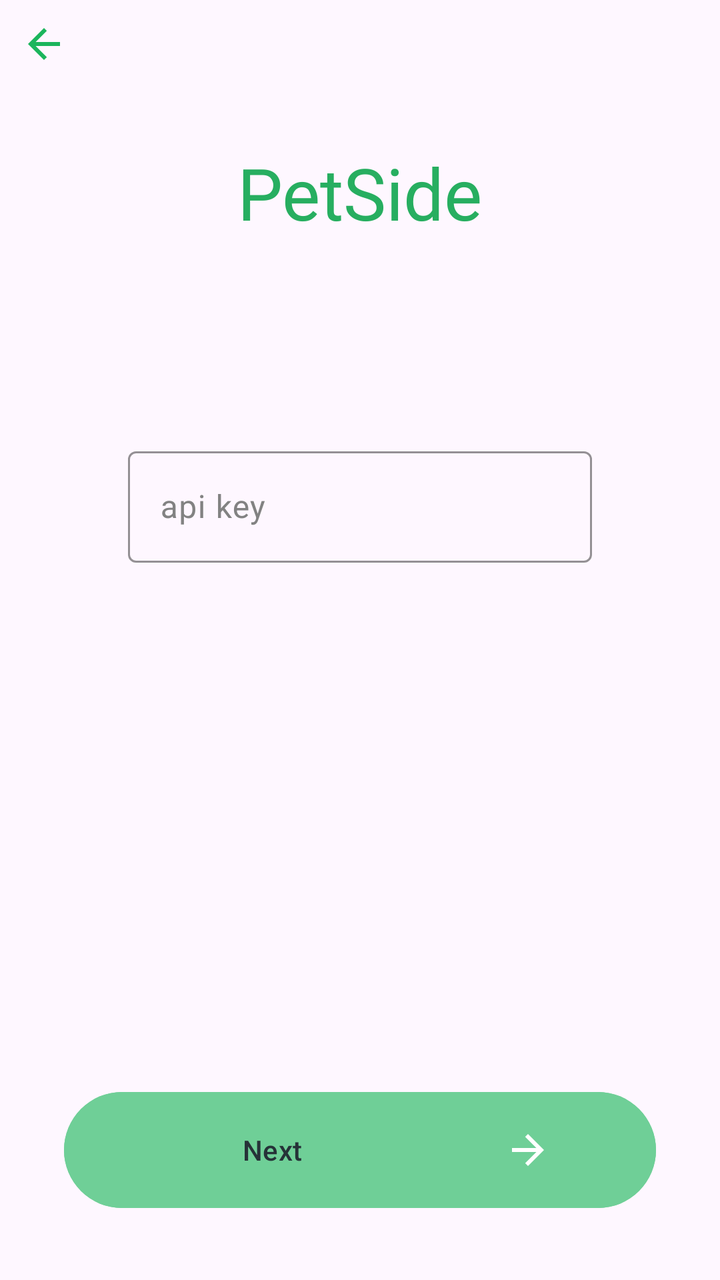
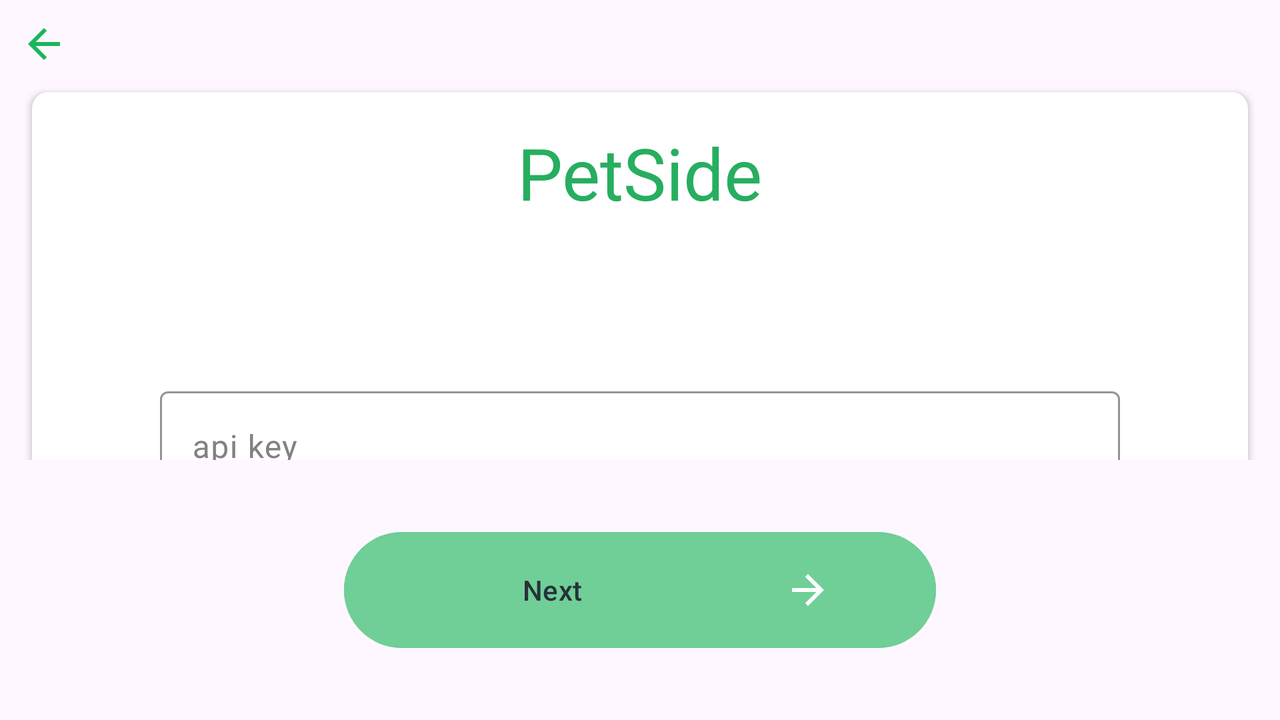

The same Android screen from two of the app's own layout files: first res/layout/ as a phone draws it, then the repository's variant for another configuration, drawn on a device whose configuration selects that folder. Both files follow.
<!-- AndroidManifest.xml: application theme Theme.PetSide -->
<!-- res/layout/fragment_auth_api_key.xml -->
<?xml version="1.0" encoding="utf-8"?>
<androidx.constraintlayout.widget.ConstraintLayout
    xmlns:android="http://schemas.android.com/apk/res/android"
    xmlns:tools="http://schemas.android.com/tools"
    xmlns:app="http://schemas.android.com/apk/res-auto"

    android:id="@+id/root_auth_api_key"

    android:layout_width="match_parent"
    android:layout_height="match_parent"

    tools:context=".AuthApiKeyFragment"

    android:orientation="vertical">

    <ImageButton
        android:id="@+id/up_button_auth_api_key"

        android:layout_width="16dp"
        android:layout_height="16dp"
        app:layout_constraintTop_toTopOf="parent"
        app:layout_constraintStart_toStartOf="parent"
        android:layout_marginTop="14dp"
        android:layout_marginStart="14dp"

        app:srcCompat="@drawable/ic_arrow_left"
        android:contentDescription="@string/up_button"
        android:background="@android:color/transparent" />

    <include
        android:id="@+id/app_name_auth_api_key"

        android:layout_width="wrap_content"
        android:layout_height="wrap_content"
        app:layout_constraintTop_toTopOf="parent"
        app:layout_constraintEnd_toEndOf="parent"
        app:layout_constraintStart_toStartOf="parent"
        android:layout_marginTop="72dp"
        android:layout_marginEnd="40dp"
        android:layout_marginStart="40dp"

        layout="@layout/app_name" />

    <com.google.android.material.textfield.TextInputLayout
        android:id="@+id/api_key_field_auth_api_key"

        android:layout_width="0dp"
        android:layout_height="wrap_content"
        app:layout_constraintTop_toBottomOf="@id/app_name_auth_api_key"
        app:layout_constraintEnd_toEndOf="parent"
        app:layout_constraintStart_toStartOf="parent"
        android:layout_marginTop="100dp"
        android:layout_marginEnd="64dp"
        android:layout_marginStart="64dp"

        android:hint="@string/api_key"
        app:boxStrokeColor="@color/grey"
        app:boxStrokeErrorColor="@color/red"
        android:textColorHint="@color/grey_light">

        <com.google.android.material.textfield.TextInputEditText
            android:id="@+id/api_key_auth_api_key"

            android:layout_width="match_parent"
            android:layout_height="wrap_content"

            android:textColor="@color/grey"
            android:singleLine="true" />
    </com.google.android.material.textfield.TextInputLayout>

    <FrameLayout
        android:layout_width="match_parent"
        android:layout_height="wrap_content"
        app:layout_constraintEnd_toEndOf="parent"
        app:layout_constraintBottom_toBottomOf="parent"
        app:layout_constraintStart_toStartOf="parent">

        <include
            android:id="@+id/next_button_auth_api_key"

            android:layout_width="296dp"
            android:layout_height="wrap_content"
            android:layout_marginTop="32dp"
            android:layout_marginBottom="32dp"
            android:layout_gravity="center"

            layout="@layout/next_button" />
    </FrameLayout>
</androidx.constraintlayout.widget.ConstraintLayout>
<!-- res/layout/app_name.xml (included above) -->
<?xml version="1.0" encoding="utf-8"?>
<TextView
    xmlns:android="http://schemas.android.com/apk/res/android"
    xmlns:tools="http://schemas.android.com/tools"

    android:layout_width="wrap_content"
    android:layout_height="wrap_content"

    android:text="@string/app_name"
    android:textSize="36sp"
    android:fontFamily="@font/inter"
    android:textColor="@color/green"

    tools:showIn="@layout/fragment_auth_email_desc" />
<!-- res/layout/next_button.xml (included above) -->
<?xml version="1.0" encoding="utf-8"?>
<Button
    xmlns:android="http://schemas.android.com/apk/res/android"
    xmlns:tools="http://schemas.android.com/tools"

    android:layout_width="match_parent"
    android:layout_height="wrap_content"

    android:text="@string/next"
    android:backgroundTint="@color/green_light"
    android:textColor="@color/grey"
    android:drawableEnd="@drawable/ic_right"
    android:enabled="false"

    tools:showIn="@layout/fragment_auth_email_desc" />
<!-- res/layout/fragment_auth_email_desc.xml (included above) -->
<?xml version="1.0" encoding="utf-8"?>
<androidx.constraintlayout.widget.ConstraintLayout
    xmlns:android="http://schemas.android.com/apk/res/android"
    xmlns:tools="http://schemas.android.com/tools"
    xmlns:app="http://schemas.android.com/apk/res-auto"

    android:id="@+id/root_auth_email_desc"

    android:layout_width="match_parent"
    android:layout_height="match_parent"

    tools:context=".AuthEmailDescFragment"

    android:orientation="vertical">

    <include
        android:id="@+id/app_name_auth_email_desc"

        android:layout_width="wrap_content"
        android:layout_height="wrap_content"
        app:layout_constraintTop_toTopOf="parent"
        app:layout_constraintEnd_toEndOf="parent"
        app:layout_constraintStart_toStartOf="parent"
        android:layout_marginTop="72dp"
        android:layout_marginEnd="40dp"
        android:layout_marginStart="40dp"

        layout="@layout/app_name" />

    <com.google.android.material.textfield.TextInputLayout
        android:id="@+id/email_layout_auth_email_desc"

        android:layout_width="0dp"
        android:layout_height="wrap_content"
        app:layout_constraintTop_toBottomOf="@id/app_name_auth_email_desc"
        app:layout_constraintEnd_toEndOf="parent"
        app:layout_constraintStart_toStartOf="parent"
        android:layout_marginTop="80dp"
        android:layout_marginEnd="64dp"
        android:layout_marginStart="64dp"

        android:hint="@string/email"
        app:boxStrokeColor="@color/grey"
        app:boxStrokeErrorColor="@color/red"
        android:textColorHint="@color/grey_light">

        <com.google.android.material.textfield.TextInputEditText
            android:id="@+id/email_edit_auth_email_desc"

            android:layout_width="match_parent"
            android:layout_height="wrap_content"

            android:textColor="@color/grey"
            android:singleLine="true"
            android:inputType="textEmailAddress" />
    </com.google.android.material.textfield.TextInputLayout>

    <com.google.android.material.textfield.TextInputLayout
        android:id="@+id/desc_layout_auth_email_desc"

        android:layout_width="0dp"
        android:layout_height="wrap_content"
        app:layout_constraintTop_toBottomOf="@id/email_layout_auth_email_desc"
        app:layout_constraintEnd_toEndOf="@id/email_layout_auth_email_desc"
        app:layout_constraintStart_toStartOf="@id/email_layout_auth_email_desc"
        android:layout_marginTop="32dp"

        android:hint="@string/desc"
        app:boxStrokeColor="@color/grey"
        app:boxStrokeErrorColor="@color/red"
        android:textColorHint="@color/grey_light">

        <com.google.android.material.textfield.TextInputEditText
            android:id="@+id/desc_edit_auth_email_desc"

            android:layout_width="match_parent"
            android:layout_height="wrap_content"

            android:textColor="@color/grey"
            android:singleLine="true"/>
    </com.google.android.material.textfield.TextInputLayout>

    <FrameLayout
        android:layout_width="match_parent"
        android:layout_height="wrap_content"
        app:layout_constraintEnd_toEndOf="parent"
        app:layout_constraintBottom_toBottomOf="parent"
        app:layout_constraintStart_toStartOf="parent">

        <include
            android:id="@+id/button_auth_email_desc"

            android:layout_width="296dp"
            android:layout_height="wrap_content"
            android:layout_marginTop="32dp"
            android:layout_marginBottom="32dp"
            android:layout_gravity="center"

            layout="@layout/next_button" />
    </FrameLayout>
</androidx.constraintlayout.widget.ConstraintLayout>
<!-- resources referenced by this layout -->
<resources>
  <color name="green">#27AE60</color>
  <color name="green_light">#6FCF97</color>
  <color name="grey">#263238</color>
  <color name="grey_light">#828282</color>
  <color name="red">#EB5757</color>
  <!-- drawable ic_arrow_left (drawable) -->
  <vector xmlns:android="http://schemas.android.com/apk/res/android"
      android:width="16dp"
      android:height="16dp"
      android:viewportWidth="16"
      android:viewportHeight="16">
    <path
        android:pathData="M16,9L3.83,9L9.42,14.59L8,16L0,8L8,0L9.41,1.41L3.83,7L16,7V9Z"
        android:fillColor="#1BB55C"/>
  </vector>
  <!-- drawable ic_right (drawable) -->
  <vector xmlns:android="http://schemas.android.com/apk/res/android"
      android:width="80dp"
      android:height="46dp"
      android:viewportWidth="80"
      android:viewportHeight="46">
    <path
        android:pathData="M32,22H44.17L38.58,16.41L40,15L48,23L40,31L38.59,29.59L44.17,24H32V22Z"
        android:fillColor="#ffffff"/>
  </vector>
  <string name="api_key">api key</string>
  <string name="app_name">PetSide</string>
  <string name="desc">Description</string>
  <string name="email">E-mail</string>
  <string name="next">Next</string>
  <string name="up_button">The button to navigate up</string>
  <style name="Theme.PetSide" parent="Theme.Material3.DayNight.NoActionBar">
          
          <item name="colorPrimary">@color/grey</item>
          <item name="colorPrimaryVariant">@color/black</item>
          <item name="colorOnPrimary">@color/white</item>
          
          <item name="colorSecondary">@color/teal_200</item>
          <item name="colorSecondaryVariant">@color/teal_700</item>
          <item name="colorOnSecondary">@color/black</item>
          
          <item name="android:statusBarColor">?attr/colorPrimaryVariant</item>
          
      </style>
  <color name="black">#FF000000</color>
  <color name="white">#FFFFFFFF</color>
  <color name="teal_200">#FF03DAC5</color>
  <color name="teal_700">#FF018786</color>
</resources>
<!-- res/layout-land/fragment_auth_api_key.xml (the repository's variant of the layout above) -->
<!-- drawn on the phone turned sideways -->
<?xml version="1.0" encoding="utf-8"?>
<LinearLayout
    xmlns:android="http://schemas.android.com/apk/res/android"
    xmlns:tools="http://schemas.android.com/tools"
    xmlns:app="http://schemas.android.com/apk/res-auto"

    android:layout_width="match_parent"
    android:layout_height="match_parent"

    tools:context=".AuthApiKeyFragment"

    android:orientation="vertical">

    <androidx.core.widget.NestedScrollView
        android:layout_width="match_parent"
        android:layout_height="0dp"
        android:layout_weight="1">

        <LinearLayout
            android:layout_width="match_parent"
            android:layout_height="match_parent"

            android:orientation="vertical">

            <ImageButton
                android:id="@+id/up_button_auth_api_key"

                android:layout_width="16dp"
                android:layout_height="16dp"
                android:layout_marginTop="14dp"
                android:layout_marginStart="14dp"

                app:srcCompat="@drawable/ic_arrow_left"
                android:contentDescription="@string/up_button"
                android:background="@android:color/transparent" />

            <androidx.cardview.widget.CardView
                android:layout_width="match_parent"
                android:layout_height="wrap_content"
                android:layout_marginTop="16dp"
                android:layout_marginEnd="16dp"
                android:layout_marginBottom="16dp"
                android:layout_marginStart="16dp"

                app:cardCornerRadius="8dp">

                <androidx.constraintlayout.widget.ConstraintLayout
                    android:layout_width="match_parent"
                    android:layout_height="match_parent">

                    <include
                        android:id="@+id/app_name_auth_api_key"

                        android:layout_width="wrap_content"
                        android:layout_height="wrap_content"
                        app:layout_constraintTop_toTopOf="parent"
                        app:layout_constraintEnd_toEndOf="parent"
                        app:layout_constraintStart_toStartOf="parent"
                        android:layout_marginTop="16dp"
                        android:layout_marginEnd="40dp"
                        android:layout_marginStart="40dp"

                        layout="@layout/app_name" />

                    <com.google.android.material.textfield.TextInputLayout
                        android:id="@+id/api_key_field_auth_api_key"

                        android:layout_width="0dp"
                        android:layout_height="wrap_content"
                        app:layout_constraintTop_toBottomOf="@id/app_name_auth_api_key"
                        app:layout_constraintEnd_toEndOf="parent"
                        app:layout_constraintBottom_toBottomOf="parent"
                        app:layout_constraintStart_toStartOf="parent"
                        android:layout_marginTop="80dp"
                        android:layout_marginEnd="64dp"
                        android:layout_marginStart="64dp"
                        android:layout_marginBottom="40dp"

                        android:hint="@string/api_key"
                        app:boxStrokeColor="@color/grey"
                        app:boxStrokeErrorColor="@color/red"
                        android:textColorHint="@color/grey_light">

                        <com.google.android.material.textfield.TextInputEditText
                            android:id="@+id/api_key_auth_api_key"

                            android:layout_width="match_parent"
                            android:layout_height="wrap_content"

                            android:textColor="@color/grey"
                            android:singleLine="true" />
                    </com.google.android.material.textfield.TextInputLayout>
                </androidx.constraintlayout.widget.ConstraintLayout>
            </androidx.cardview.widget.CardView>
        </LinearLayout>
    </androidx.core.widget.NestedScrollView>

    <FrameLayout
        android:layout_width="match_parent"
        android:layout_height="wrap_content">

        <include
            android:id="@+id/next_button_auth_api_key"

            android:layout_width="296dp"
            android:layout_height="wrap_content"
            android:layout_marginTop="32dp"
            android:layout_marginBottom="32dp"
            android:layout_gravity="center"

            layout="@layout/next_button" />
    </FrameLayout>
</LinearLayout>
